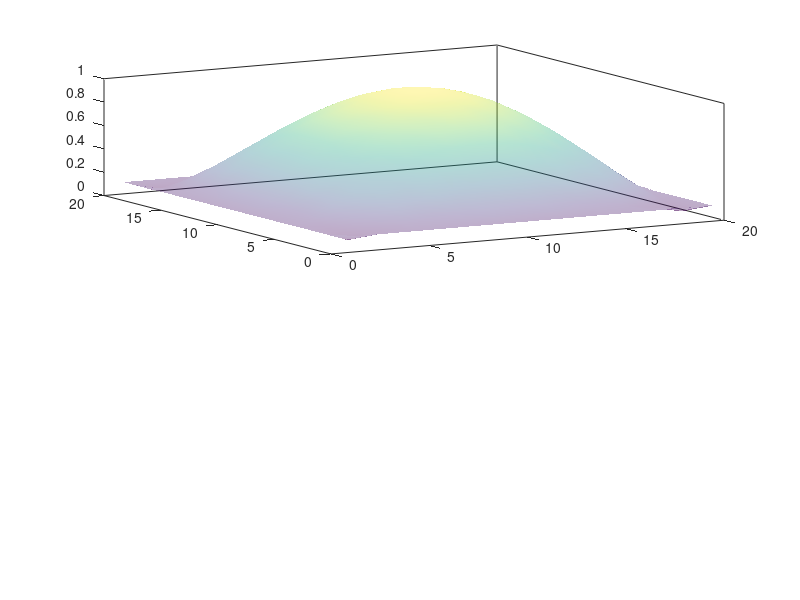

Reproduce this figure in MATLAB. (Note: this script raises an error after producing the figure.)
function midasHeat2D_bnd
%midasHeat2D_bnd: 2D heat equation, serial, banded.
%
% This example solves a discretized 2D heat equation problem.
% This version uses the band solver IDABand, and IDACalcIC.
%
% The DAE system solved is a spatial discretization of the PDE
%          du/dt = d^2u/dx^2 + d^2u/dy^2
% on the unit square. The boundary condition is u = 0 on all edges.
% Initial conditions are given by u = 16 x (1 - x) y (1 - y).
% The PDE is treated with central differences on a uniform M x M
% grid. The values of u at the interior points satisfy ODEs, and
% equations u = 0 at the boundaries are appended, to form a DAE
% system of size N = M^2. Here M = 10.
%
% The system is solved with IDA using the banded linear system
% solver, half-bandwidths equal to M, and default
% difference-quotient Jacobian. For purposes of illustration,
% IDACalcIC is called to compute correct values at the boundary,
% given incorrect values as input initial guesses. The constraints
% u >= 0 are posed for all components. Output is taken at
% t = 0, .01, .02, .04, ..., 10.24. (Output at t = 0 is for
% IDACalcIC cost statistics only.)

% Radu Serban <radu@llnl.gov>
% SUNDIALS Copyright Start
% Copyright (c) 2002-2022, Lawrence Livermore National Security
% and Southern Methodist University.
% All rights reserved.
%
% See the top-level LICENSE and NOTICE files for details.
%
% SPDX-License-Identifier: BSD-3-Clause
% SUNDIALS Copyright End
% $Revision$Date: 2007/08/21 17:38:43 $

m = 20;
N = m^2;
data.m = m;
data.N = N;
data.dx = 1.0/(m-1);
data.c = 1.0/data.dx^2;

fp = figure;
set(gcf,'position',[250 175 560 900]);

[t0,yy0,yp0,id,cnstr] = ic(data); 

% Plot initial guess for IC

figure(fp);
subplot(2,1,1);
hold on
hs1 = surf(reshape(yy0,m,m));
shading interp
set(hs1,'FaceAlpha',0.35);
box on
view(-30,30)

options = IDASetOptions('UserData',data,...
                        'RelTol',0.0,...
                        'AbsTol',1.0e-3,...
                        'VariableTypes',id,...
                        'ConstraintTypes',cnstr,...
                        'LinearSolver','Band',...
                        'LowerBwidth',m,...
                        'UpperBwidth',m);

IDAInit(@resfun,t0,yy0,yp0,options);

tout = 0.01;
[status, yy0_mod, yp0_mod] = IDACalcIC(tout, 'FindAlgebraic');

% Plot corrected IC

figure(fp);
subplot(2,1,1);
hs1 = surf(reshape(yy0_mod,m,m));
set(hs1,'FaceColor','none');


% Plot solution

subplot(2,1,2);
hold on
hs1 = surf(reshape(yy0_mod,m,m));
shading interp
view(-30,30)
zlim_yy = get(gca,'ZLim');
box on

fprintf('t = %.4f    [Press any key]\n',t0);
pause;

nout = 5;
tout = 0.01;

for iout = 1:nout
  [status,t,yy] = IDASolve(tout,'Normal');
  tout = 2*tout;

  figure(fp);
  subplot(2,1,2);
  set(hs1,'FaceAlpha',0.15);
  hs1 = surf(reshape(yy,m,m));
  shading interp
  set(gca,'ZLim',zlim_yy);

  fprintf('t = %.4f    [Press any key]\n',t);
  pause;
  
end

IDAFree;


function [t,yy,yp,id,cnstr] = ic(data)

m = data.m;
N = data.N;
dx = data.dx;

id = ones(N,1);
cnstr = ones(N,1);
yy = zeros(N,1);
yp = zeros(N,1);

t = 0.0;

% Initialize yy on all grid points. */ 
for j=0:m-1
  yfact = dx * j;
  offset = m*j;
  for i=0:m-1
    xfact = dx * i;
    loc = offset + i + 1;
    yy(loc) = 16.0 * xfact * (1.0 - xfact) * yfact * (1.0 - yfact);
  end
end
  
% The residual gives the negative of ODE RHS values at 
% interior points.
yp = zeros(N,1);
[yp,flag,new_data] = resfun(t,yy,yp,data);
yp = -yp;

% Finally, set values of yy, yp, and id at boundary points.
for j=0:m-1
  offset = m*j;
  for i=0:m-1
    loc = offset + i + 1;
    if (j == 0 || j == m-1 || i == 0 || i == m-1 )
        yy(loc) = 0.1;
        yp(loc) = 0.0;
        id(loc) = 0.0;
    end
  end
end

% ====================================================================

function [rr,flag,new_data] = resfun(t,yy,yp,data)

m = data.m;
N = data.N;
dx = data.dx;
c = data.c;

% Initialize resval to uu, to take care of boundary equations.
rr = yy;
  
% Loop over interior points; set rr = yp - (central difference).
for j = 1:m-2
  offset = m*j;
  for i = 1:m-2
    loc = offset + i + 1;
    rr(loc) = yp(loc) - c * ...
	  (yy(loc-1) + yy(loc+1) + yy(loc-m) + yy(loc+m) - 4.0*yy(loc));
  end
end

flag = 0;
new_data = [];